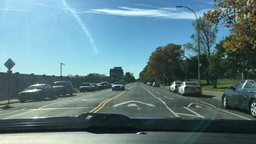
#> input picture sample2.jpg, 256 x 144 px, shrunk from 1280 x 720 before the run
$ python main.py
#> lines starting #> are read from the running program, lines starting #| are printed output that depends on the picture
from skimage import io
import numpy as np
import matplotlib.pyplot as plt
import cv2

# Loading Image in GrayScale
image_path = 'sample2.jpg'
img = io.imread(image_path, as_gray = True)
#> img: shape (144, 256) float64; min 0.0401, max 0.994, mean 0.481
img2 = cv2.imread(image_path, cv2.IMREAD_GRAYSCALE)
#> img2: shape (144, 256); min 9, max 255, mean 120.1

# Implementing Convolution
def conv(image, kernel):
    Hi, Wi = image.shape
    Hk, Wk = kernel.shape
    out = np.zeros((Hi, Wi))

    # padding the image
    pad_width = ((Hk // 2, Hk // 2), (Wk // 2, Wk // 2))
    padded_image = np.pad(image, pad_width, mode ='edge')

    # Applying convolution
    for i in range(Hi):
        for j in range(Wi):
            out[i, j] = np.sum(kernel * padded_image[i:i+Hk, j:j+Wk])

    return out


# Making Gaussian Blur Kernel
def gaussian_kernel(size, sigma):
    kernel = np.zeros((size, size))
    center = size // 2

    for x in range(size):
        for y in range(size):
            x_diff = x - center
            y_diff = y - center
            kernel[x, y] = (1 / (2 * np.pi * sigma**2)) * np.exp(-(x_diff**2 + y_diff**2) / (2*sigma**2))

    return kernel / np.sum(kernel)


# Canny Edge Detection Functions

# Function to compute horizontal Sobel gradient
def partial_x(img):
    sobel_x = np.array([[-1,0,1], [-2, 0, 2], [-1, 0, 1]])
    return conv(img, sobel_x)

# Function to compute vertical Sobel gradient
def partial_y(img):
    sobel_y = np.array([[-1, -2, -1], [0,0,0], [1, 2, 1]])
    return conv(img, sobel_y)


# Function to compute gradient
def gradient(img):
    Gx = partial_x(img)
    Gy = partial_y(img)
    G = np.sqrt(Gx**2 + Gy**2)
    theta = np.rad2deg(np.arctan2(Gy, Gx)) % 360
    return G, theta


def non_maximum_suppression(G, theta):
    H, W = G.shape
    out = np.zeros((H, W))

    # Round gradient direction to nearest 45 degrees
    theta = np.floor((theta + 22.5) / 45) * 45

    for i in range(1, H-1):
        for j in range(1, W-1):
            angle = theta[i, j]
            if angle == 0:
                neighbors = [G[i, j-1], G[i, j+1]]
            elif angle == 90:
                neighbors = [G[i-1, j], G[i+1, j]]
            elif angle == 135:
                neighbors = [G[i-1, j-1], G[i+1, j+1]]
            else:  # 45 degrees
                neighbors = [G[i-1, j+1], G[i+1, j-1]]

            if G[i, j] >= max(neighbors):
                out[i, j] = G[i, j]

    return out

def double_thresholding(img, high, low):
    strongs_edges = (img >= high)
    weak_edges = (img >= low) & (img < high)
    return strongs_edges, weak_edges

def link_edges(strong_edges, weak_edges):
    H, W = strong_edges.shape
    edges = np.copy(weak_edges)

    for i in range(1, H-1):
        for j in range(1, W-1):
            if weak_edges[i, j] and np.any(strong_edges[i-1:i+2, j-1:j+2]):
                edges[i, j] = True

    return edges


def canny(img, kernel_size = 5, sigma=1.4, high = 0.5, low=0.02):
    gaussian = gaussian_kernel(kernel_size, sigma)
    smoothed_image = conv(img, gaussian)
    G, theta = gradient(smoothed_image)
    nms_img = non_maximum_suppression(G, theta)
    strong_edges, weak_edges = double_thresholding(nms_img, high, low)

    return link_edges(strong_edges, weak_edges)


def hough_transform(img):
    H, W = img.shape
    diag_len = int(np.ceil(np.sqrt(H**2 + W**2)))
    rhos = np.linspace(-diag_len, diag_len, 2 * diag_len + 1)
    thetas = np.deg2rad(np.arange(-90, 90))
    accumulator = np.zeros((len(rhos), len(thetas)))

    # Find all edge pixels
    ys, xs = np.nonzero(img)
    for i in range(len(xs)):
        x = xs[i]
        y = ys[i]
        for theta_idx in range(len(thetas)):
            theta = thetas[theta_idx]
            rho = x * np.cos(theta) + y * np.sin(theta)
            rho_idx = np.argmin(np.abs(rhos - rho))
            accumulator[rho_idx, theta_idx] += 1

    return accumulator, rhos, thetas


fig, axs = plt.subplots(1, 3)

# Step 1: Canny Edge Detection
edges = canny(img, kernel_size=5, sigma=1.4, high=5, low=0.2)
#> in conv (call 2), `padded_image = np.pad(image, pad_width, mode ='edge')`:
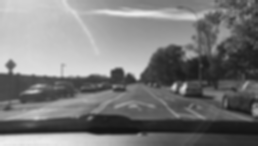
#> padded_image: shape (146, 258) float64; min 0.0722, max 0.933, mean 0.482
#> after the loop in conv (call 2), `for i in range(Hi):`:
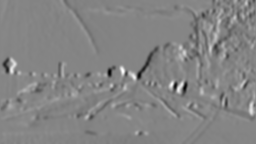
#> out: shape (144, 256) float64; min -1.36, max 1.24, mean -0.0111; drawn with min black and max white
#> after the loop in conv (call 3), `for i in range(Hi):`:
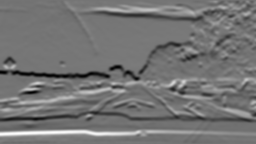
#> out: shape (144, 256) float64; min -1.29, max 1.53, mean -0.00159; drawn with min black and max white
#> in gradient, `theta = np.rad2deg(np.arctan2(Gy, Gx)) % 360`:
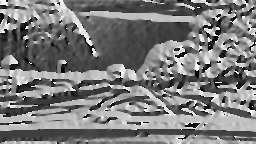
#> theta: shape (144, 256) float64; min 0.0401, max 360, mean 173.3; drawn with min black and max white
#> after the loop in non_maximum_suppression, `for i in range(1, H-1):`:
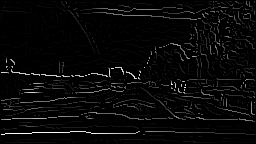
#> out: shape (144, 256) float64; min 0, max 1.54, mean 0.0525; drawn with min black and max white
#> in double_thresholding, `strongs_edges = (img >= high)`: strongs_edges: shape (144, 256) bool; every value is 0
#> in double_thresholding, `weak_edges = (img >= low) & (img < high)`:
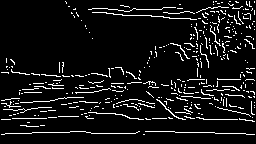
#> weak_edges: shape (144, 256) bool; 8.2% white in thin lines or dots
axs[0].set_title('Original Image')
axs[0].imshow(img)
axs[1].set_title('From Scratch')
axs[1].imshow(edges)


# Getting edges using OpenCV
cv2edges = cv2.Canny(img2, 50, 150)
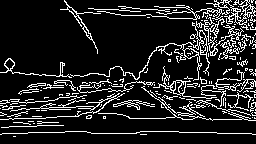
#> cv2edges: shape (144, 256); 14.2% white in thin lines or dots
axs[2].set_title('OpenCV')
axs[2].imshow(cv2edges)


plt.show()

$ run again, with sample3.jpg copied over sample2.jpg
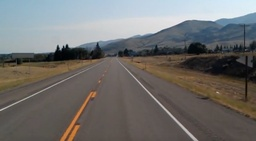
#> input picture sample3.jpg, 256 x 141 px, shrunk from 1279 x 704 before the run
#> padded_image: shape (143, 258) float64
#> after the loop in conv (call 3), `for i in range(Hi):`:
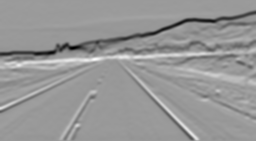
#> out: shape (141, 256) float64; min -1.29, max 0.844, mean -0.027; drawn with min black and max white
#> strongs_edges: shape (141, 256) bool; every value is 0
#> weak_edges: shape (141, 256) bool; 3.9% white in thin lines or dots
#> `cv2edges = cv2.Canny(img2, 50, 150)`:
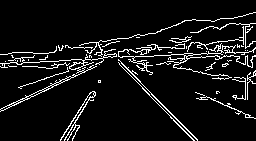
#> cv2edges: shape (141, 256); 8% white in thin lines or dots
